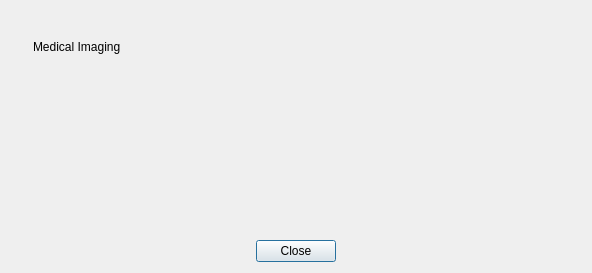
<?xml version="1.0" encoding="UTF-8"?>
<ui version="4.0">
 <class>AboutWidget</class>
 <widget class="QDialog" name="AboutWidget">
  <property name="geometry">
   <rect>
    <x>0</x>
    <y>0</y>
    <width>592</width>
    <height>273</height>
   </rect>
  </property>
  <property name="windowTitle">
   <string>Dialog</string>
  </property>
  <layout class="QVBoxLayout" name="verticalLayout_2">
   <item>
    <layout class="QHBoxLayout" name="horizontalLayout_2">
     <property name="spacing">
      <number>6</number>
     </property>
     <item>
      <widget class="QLabel" name="image_label">
       <property name="text">
        <string/>
       </property>
       <property name="pixmap">
        <pixmap resource="../alizams.qrc">:/bitmaps/hygeia.png</pixmap>
       </property>
       <property name="alignment">
        <set>Qt::AlignCenter</set>
       </property>
      </widget>
     </item>
     <item>
      <widget class="QFrame" name="frame">
       <property name="sizePolicy">
        <sizepolicy hsizetype="Preferred" vsizetype="Preferred">
         <horstretch>1</horstretch>
         <verstretch>0</verstretch>
        </sizepolicy>
       </property>
       <property name="frameShape">
        <enum>QFrame::NoFrame</enum>
       </property>
       <property name="frameShadow">
        <enum>QFrame::Plain</enum>
       </property>
       <layout class="QVBoxLayout" name="verticalLayout">
        <item>
         <widget class="QLabel" name="link_label">
          <property name="sizePolicy">
           <sizepolicy hsizetype="Expanding" vsizetype="Preferred">
            <horstretch>0</horstretch>
            <verstretch>0</verstretch>
           </sizepolicy>
          </property>
          <property name="autoFillBackground">
           <bool>false</bool>
          </property>
          <property name="text">
           <string/>
          </property>
          <property name="textFormat">
           <enum>Qt::RichText</enum>
          </property>
          <property name="textInteractionFlags">
           <set>Qt::LinksAccessibleByMouse</set>
          </property>
         </widget>
        </item>
        <item>
         <widget class="QLabel" name="label">
          <property name="sizePolicy">
           <sizepolicy hsizetype="Expanding" vsizetype="Preferred">
            <horstretch>0</horstretch>
            <verstretch>0</verstretch>
           </sizepolicy>
          </property>
          <property name="text">
           <string>Medical Imaging</string>
          </property>
          <property name="textFormat">
           <enum>Qt::PlainText</enum>
          </property>
         </widget>
        </item>
        <item>
         <widget class="QLabel" name="info_label">
          <property name="sizePolicy">
           <sizepolicy hsizetype="Expanding" vsizetype="Preferred">
            <horstretch>0</horstretch>
            <verstretch>0</verstretch>
           </sizepolicy>
          </property>
          <property name="text">
           <string/>
          </property>
          <property name="textFormat">
           <enum>Qt::PlainText</enum>
          </property>
         </widget>
        </item>
        <item>
         <spacer name="verticalSpacer">
          <property name="orientation">
           <enum>Qt::Vertical</enum>
          </property>
          <property name="sizeHint" stdset="0">
           <size>
            <width>20</width>
            <height>40</height>
           </size>
          </property>
         </spacer>
        </item>
       </layout>
      </widget>
     </item>
    </layout>
   </item>
   <item>
    <layout class="QHBoxLayout" name="horizontalLayout_3">
     <property name="spacing">
      <number>0</number>
     </property>
     <item>
      <widget class="QLabel" name="label_4">
       <property name="sizePolicy">
        <sizepolicy hsizetype="Expanding" vsizetype="Preferred">
         <horstretch>0</horstretch>
         <verstretch>0</verstretch>
        </sizepolicy>
       </property>
       <property name="text">
        <string/>
       </property>
       <property name="textFormat">
        <enum>Qt::PlainText</enum>
       </property>
      </widget>
     </item>
     <item>
      <widget class="QPushButton" name="close_pushButton">
       <property name="text">
        <string>Close</string>
       </property>
      </widget>
     </item>
     <item>
      <widget class="QLabel" name="label_5">
       <property name="sizePolicy">
        <sizepolicy hsizetype="Expanding" vsizetype="Preferred">
         <horstretch>0</horstretch>
         <verstretch>0</verstretch>
        </sizepolicy>
       </property>
       <property name="text">
        <string/>
       </property>
       <property name="textFormat">
        <enum>Qt::PlainText</enum>
       </property>
      </widget>
     </item>
    </layout>
   </item>
  </layout>
 </widget>
 <resources>
  <include location="../alizams.qrc"/>
  <include location="../alizams.qrc"/>
  <include location="../alizams.qrc"/>
 </resources>
 <connections>
  <connection>
   <sender>close_pushButton</sender>
   <signal>clicked()</signal>
   <receiver>AboutWidget</receiver>
   <slot>close()</slot>
   <hints>
    <hint type="sourcelabel">
     <x>280</x>
     <y>239</y>
    </hint>
    <hint type="destinationlabel">
     <x>455</x>
     <y>244</y>
    </hint>
   </hints>
  </connection>
 </connections>
</ui>
